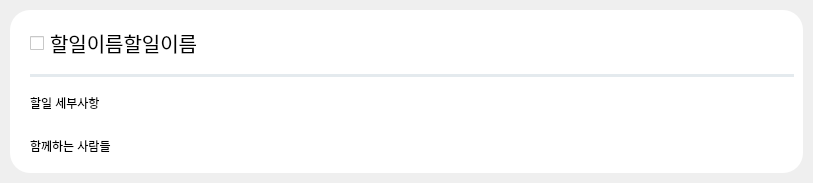
<?xml version="1.0" encoding="UTF-8"?>
<ui version="4.0">
 <class>TodoForm</class>
 <widget class="QWidget" name="TodoForm">
  <property name="geometry">
   <rect>
    <x>0</x>
    <y>0</y>
    <width>813</width>
    <height>183</height>
   </rect>
  </property>
  <property name="windowTitle">
   <string>Form</string>
  </property>
  <layout class="QVBoxLayout" name="verticalLayout_2">
   <property name="spacing">
    <number>0</number>
   </property>
   <property name="leftMargin">
    <number>10</number>
   </property>
   <property name="topMargin">
    <number>10</number>
   </property>
   <property name="rightMargin">
    <number>10</number>
   </property>
   <property name="bottomMargin">
    <number>10</number>
   </property>
   <item>
    <widget class="QFrame" name="main_frame">
     <property name="minimumSize">
      <size>
       <width>785</width>
       <height>163</height>
      </size>
     </property>
     <property name="maximumSize">
      <size>
       <width>3421234</width>
       <height>163</height>
      </size>
     </property>
     <property name="styleSheet">
      <string notr="true">background-color: rgb(255, 255, 255);
border-radius:20px;</string>
     </property>
     <property name="frameShape">
      <enum>QFrame::StyledPanel</enum>
     </property>
     <property name="frameShadow">
      <enum>QFrame::Raised</enum>
     </property>
     <layout class="QVBoxLayout" name="verticalLayout">
      <property name="spacing">
       <number>7</number>
      </property>
      <property name="leftMargin">
       <number>20</number>
      </property>
      <item>
       <layout class="QHBoxLayout" name="h_lay">
        <property name="spacing">
         <number>0</number>
        </property>
        <item>
         <widget class="QCheckBox" name="checkBox">
          <property name="minimumSize">
           <size>
            <width>0</width>
            <height>48</height>
           </size>
          </property>
          <property name="font">
           <font>
            <pointsize>15</pointsize>
           </font>
          </property>
          <property name="text">
           <string>할일이름할일이름</string>
          </property>
         </widget>
        </item>
        <item>
         <widget class="QPushButton" name="del_btn">
          <property name="maximumSize">
           <size>
            <width>50</width>
            <height>50</height>
           </size>
          </property>
          <property name="text">
           <string/>
          </property>
          <property name="icon">
           <iconset resource="../src_img/my_qrc.qrc">
            <normaloff>:/newPrefix/close.png</normaloff>:/newPrefix/close.png</iconset>
          </property>
          <property name="iconSize">
           <size>
            <width>20</width>
            <height>20</height>
           </size>
          </property>
         </widget>
        </item>
       </layout>
      </item>
      <item>
       <widget class="Line" name="line">
        <property name="styleSheet">
         <string notr="true">background-color: #E4EAEE;</string>
        </property>
        <property name="orientation">
         <enum>Qt::Horizontal</enum>
        </property>
       </widget>
      </item>
      <item>
       <widget class="QLabel" name="label">
        <property name="text">
         <string>할일 세부사항</string>
        </property>
       </widget>
      </item>
      <item>
       <widget class="QLabel" name="people_lab">
        <property name="text">
         <string>함께하는 사람들</string>
        </property>
       </widget>
      </item>
     </layout>
    </widget>
   </item>
  </layout>
 </widget>
 <resources>
  <include location="../src_img/my_qrc.qrc"/>
 </resources>
 <connections/>
</ui>
